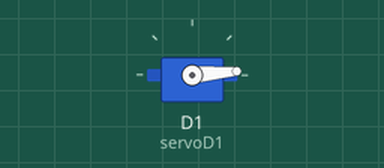
Bench run of a sketch on a simulated ESP8266 (NodeMCU). Parts: servo.

Above: at 0.05 s.
At 2.0 s:
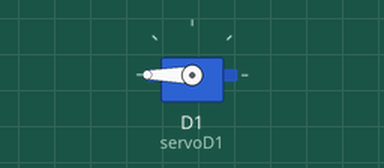
At 4.0 s:
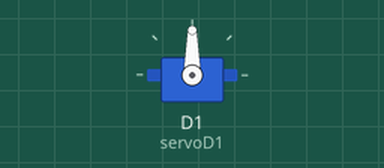
Timing chart, 0 to 5.2 s (numbered marks = the images above):
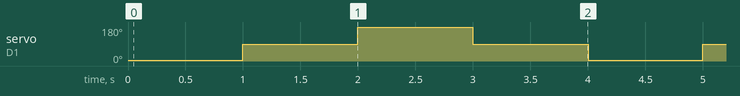

Measured:
- by itself, servo on D1 (servoD1): repeats every 4.0 s: 180° 1.0 s, 90° 1.0 s, 5° 1.0 s, 90° 1.0 s

The sketch:

Testando_Servo_Motor.ino
```cpp
#include "Servo.h"

Servo servoD1;

void setup() {
  // put your setup code here, to run once:
  servoD1.attach(D1);
}

void loop() {
  // put your main code here, to run repeatedly:
  servoD1.write(5);
  delay(1000);
  servoD1.write(90);
  delay(1000);
  servoD1.write(180);
  delay(1000);
  servoD1.write(90);
  delay(1000);
}
```
